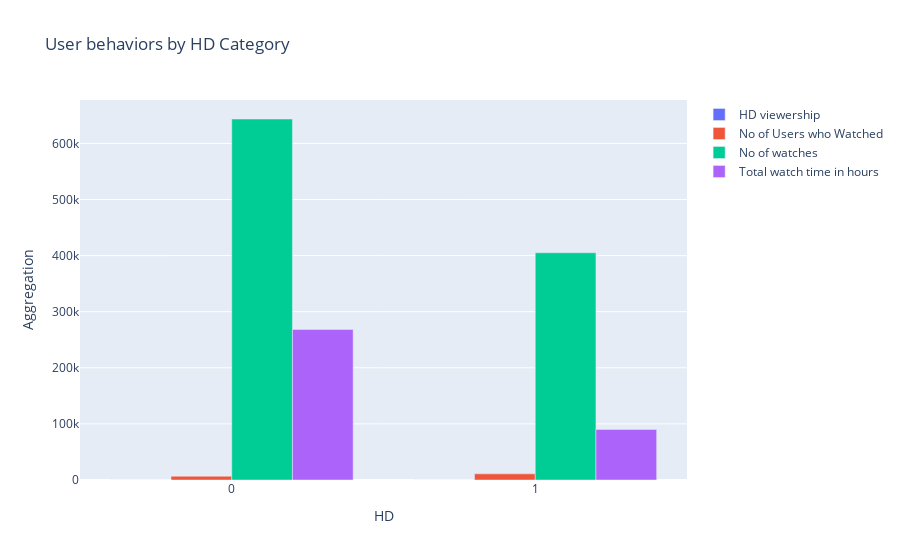

This figure's notebook cell:
### Code cell
# visualize the results using clusterd column chart

fig = go.Figure()
for behavior in grouped[1:]:
    fig.add_trace(go.Bar(
                        name = behavior,
                        x=grouped.index,
                        y = grouped[behavior])
                        )
    
# set the chart title and axis lavels
fig.update_layout(
            title = ' User behaviors by HD Category',
            xaxis = dict(title = 'HD'),
            yaxis = dict(title = 'Aggregation'),
            barmode = 'group')

fig.show()

### Figure 1 — Plotly figure (JSON) as saved in the notebook; plotly's stock layout.template omitted (floating-point values rounded to 4 significant figures)
{"data": [{"name": "HD viewership", "type": "bar", "x": [0, 1], "y": [0, 1]}, {"name": "No of Users who Watched", "type": "bar", "x": [0, 1], "y": [6728, 11000]}, {"name": "No of watches", "type": "bar", "x": [0, 1], "y": [643539, 405036]}, {"name": "Total watch time in hours", "type": "bar", "x": [0, 1], "y": [268400.0, 90180.0]}], "layout": {"barmode": "group", "title": {"text": " User behaviors by HD Category"}, "xaxis": {"title": {"text": "HD"}}, "yaxis": {"title": {"text": "Aggregation"}}}}
